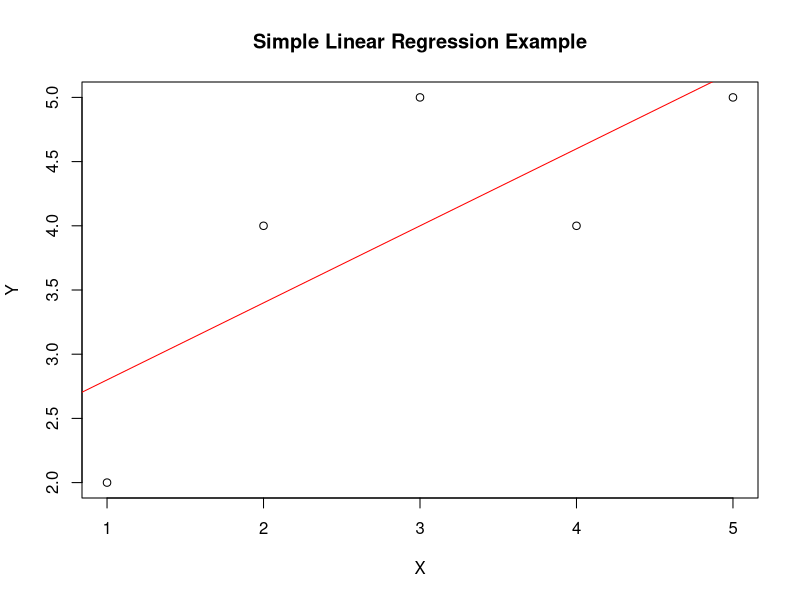

This chart was generated by the following R code:
# Generate some example data
x <- c(1, 2, 3, 4, 5)  # Independent variable
y <- c(2, 4, 5, 4, 5)   # Dependent variable

# Perform linear regression
model <- lm(y ~ x)

# Print summary of the regression model
summary(model)

# Plot the data and the regression line
plot(x, y, main="Simple Linear Regression Example", xlab="X", ylab="Y")


abline(model, col="red")
